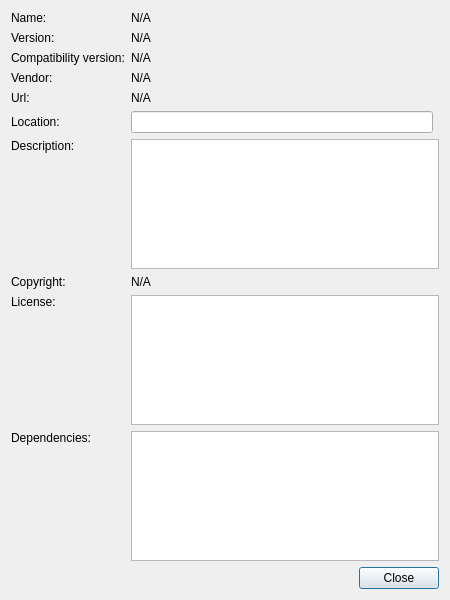
<?xml version="1.0" encoding="UTF-8"?>
<ui version="4.0">
 <class>FullPluginView</class>
 <widget class="QDialog" name="FullPluginView">
  <property name="geometry">
   <rect>
    <x>0</x>
    <y>0</y>
    <width>450</width>
    <height>600</height>
   </rect>
  </property>
  <property name="windowTitle">
   <string>Plugin Info</string>
  </property>
  <layout class="QGridLayout" name="gridLayout" columnstretch="0,0,0" columnminimumwidth="0,0,0">
   <item row="0" column="0">
    <widget class="QLabel" name="label_1">
     <property name="text">
      <string>Name:</string>
     </property>
    </widget>
   </item>
   <item row="0" column="1" colspan="2">
    <widget class="QLabel" name="label_Name">
     <property name="text">
      <string>N/A</string>
     </property>
    </widget>
   </item>
   <item row="1" column="0">
    <widget class="QLabel" name="label_2">
     <property name="text">
      <string>Version:</string>
     </property>
    </widget>
   </item>
   <item row="1" column="1" colspan="2">
    <widget class="QLabel" name="label_Version">
     <property name="text">
      <string>N/A</string>
     </property>
    </widget>
   </item>
   <item row="2" column="0">
    <widget class="QLabel" name="label_4">
     <property name="text">
      <string>Compatibility version:</string>
     </property>
    </widget>
   </item>
   <item row="2" column="1" colspan="2">
    <widget class="QLabel" name="label_CompatibilityVersion">
     <property name="text">
      <string>N/A</string>
     </property>
    </widget>
   </item>
   <item row="3" column="0">
    <widget class="QLabel" name="label_3">
     <property name="text">
      <string>Vendor:</string>
     </property>
    </widget>
   </item>
   <item row="3" column="1" colspan="2">
    <widget class="QLabel" name="label_Vendor">
     <property name="text">
      <string>N/A</string>
     </property>
    </widget>
   </item>
   <item row="4" column="0">
    <widget class="QLabel" name="label_6">
     <property name="text">
      <string>Url:</string>
     </property>
    </widget>
   </item>
   <item row="4" column="1" colspan="2">
    <widget class="QLabel" name="label_Url">
     <property name="text">
      <string>N/A</string>
     </property>
    </widget>
   </item>
   <item row="5" column="0">
    <widget class="QLabel" name="label_7">
     <property name="text">
      <string>Location:</string>
     </property>
    </widget>
   </item>
   <item row="7" column="0">
    <widget class="QLabel" name="label_5">
     <property name="text">
      <string>Description:</string>
     </property>
    </widget>
   </item>
   <item row="7" column="1" rowspan="2" colspan="2">
    <widget class="QTextBrowser" name="textBrowser_Description"/>
   </item>
   <item row="8" column="0">
    <spacer name="verticalSpacer_1">
     <property name="orientation">
      <enum>Qt::Vertical</enum>
     </property>
     <property name="sizeHint" stdset="0">
      <size>
       <width>20</width>
       <height>40</height>
      </size>
     </property>
    </spacer>
   </item>
   <item row="9" column="0">
    <widget class="QLabel" name="label_8">
     <property name="text">
      <string>Copyright:</string>
     </property>
    </widget>
   </item>
   <item row="9" column="1">
    <widget class="QLabel" name="label_Copyright">
     <property name="text">
      <string>N/A</string>
     </property>
    </widget>
   </item>
   <item row="10" column="0">
    <widget class="QLabel" name="label">
     <property name="text">
      <string>License:</string>
     </property>
    </widget>
   </item>
   <item row="10" column="1" rowspan="2" colspan="2">
    <widget class="QTextBrowser" name="textBrowser_License"/>
   </item>
   <item row="11" column="0">
    <spacer name="verticalSpacer_2">
     <property name="orientation">
      <enum>Qt::Vertical</enum>
     </property>
     <property name="sizeHint" stdset="0">
      <size>
       <width>20</width>
       <height>40</height>
      </size>
     </property>
    </spacer>
   </item>
   <item row="14" column="1" colspan="2">
    <widget class="QDialogButtonBox" name="buttonBox">
     <property name="orientation">
      <enum>Qt::Horizontal</enum>
     </property>
     <property name="standardButtons">
      <set>QDialogButtonBox::Close</set>
     </property>
    </widget>
   </item>
   <item row="12" column="1" rowspan="2" colspan="2">
    <widget class="QTextBrowser" name="textBrowser_Dependencies"/>
   </item>
   <item row="12" column="0">
    <widget class="QLabel" name="label_9">
     <property name="text">
      <string>Dependencies:</string>
     </property>
    </widget>
   </item>
   <item row="13" column="0">
    <spacer name="verticalSpacer_3">
     <property name="orientation">
      <enum>Qt::Vertical</enum>
     </property>
     <property name="sizeHint" stdset="0">
      <size>
       <width>20</width>
       <height>40</height>
      </size>
     </property>
    </spacer>
   </item>
   <item row="5" column="1">
    <widget class="QLineEdit" name="lineEdit_Location">
     <property name="readOnly">
      <bool>true</bool>
     </property>
    </widget>
   </item>
  </layout>
 </widget>
 <resources/>
 <connections>
  <connection>
   <sender>buttonBox</sender>
   <signal>accepted()</signal>
   <receiver>FullPluginView</receiver>
   <slot>accept()</slot>
   <hints>
    <hint type="sourcelabel">
     <x>248</x>
     <y>254</y>
    </hint>
    <hint type="destinationlabel">
     <x>157</x>
     <y>274</y>
    </hint>
   </hints>
  </connection>
  <connection>
   <sender>buttonBox</sender>
   <signal>rejected()</signal>
   <receiver>FullPluginView</receiver>
   <slot>reject()</slot>
   <hints>
    <hint type="sourcelabel">
     <x>316</x>
     <y>260</y>
    </hint>
    <hint type="destinationlabel">
     <x>286</x>
     <y>274</y>
    </hint>
   </hints>
  </connection>
 </connections>
</ui>
